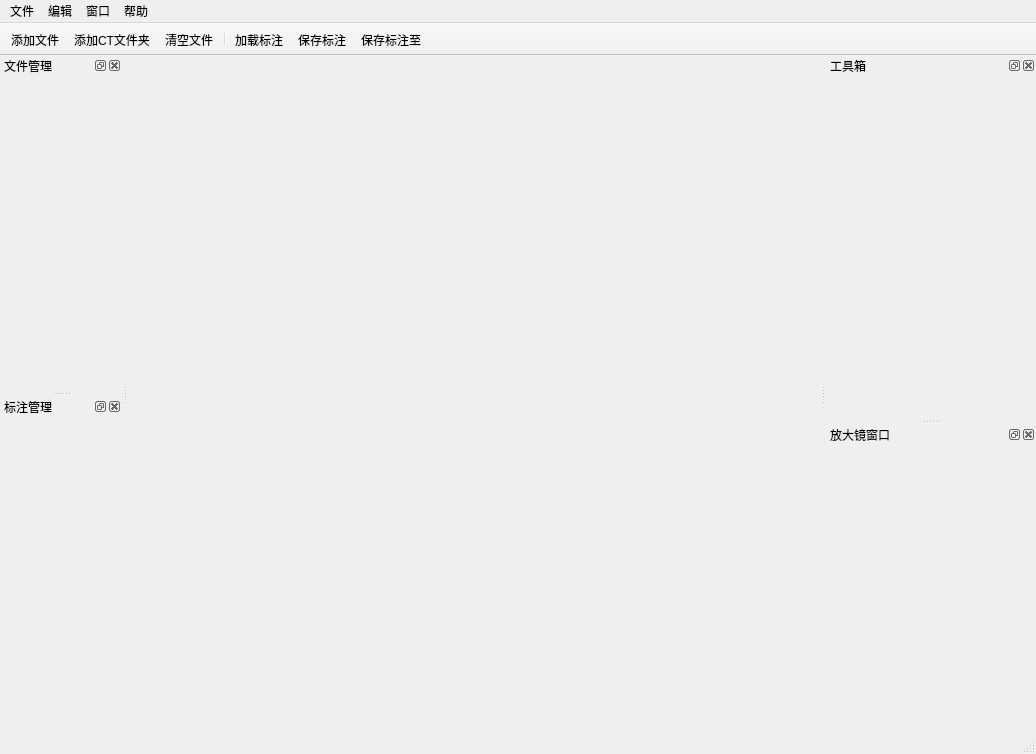
<?xml version="1.0" encoding="UTF-8"?>
<ui version="4.0">
 <class>MainWindow</class>
 <widget class="QMainWindow" name="MainWindow">
  <property name="geometry">
   <rect>
    <x>0</x>
    <y>0</y>
    <width>1036</width>
    <height>754</height>
   </rect>
  </property>
  <property name="mouseTracking">
   <bool>false</bool>
  </property>
  <property name="windowTitle">
   <string>PictureMarker</string>
  </property>
  <property name="windowIcon">
   <iconset>
    <normalon>:/icon/Icon</normalon>
   </iconset>
  </property>
  <property name="autoFillBackground">
   <bool>true</bool>
  </property>
  <widget class="QWidget" name="centralWidget">
   <layout class="QVBoxLayout" name="verticalLayout_5">
    <item>
     <widget class="QWidget" name="rightFrame" native="true">
      <property name="sizePolicy">
       <sizepolicy hsizetype="Expanding" vsizetype="Preferred">
        <horstretch>0</horstretch>
        <verstretch>0</verstretch>
       </sizepolicy>
      </property>
      <property name="minimumSize">
       <size>
        <width>0</width>
        <height>0</height>
       </size>
      </property>
      <property name="mouseTracking">
       <bool>false</bool>
      </property>
      <layout class="QVBoxLayout" name="verticalLayout_2"/>
     </widget>
    </item>
   </layout>
  </widget>
  <widget class="QMenuBar" name="menuBar">
   <property name="geometry">
    <rect>
     <x>0</x>
     <y>0</y>
     <width>1036</width>
     <height>26</height>
    </rect>
   </property>
   <widget class="QMenu" name="fileMenu">
    <property name="title">
     <string>文件</string>
    </property>
    <addaction name="action_AddFiles"/>
    <addaction name="action_AddFileFolder"/>
    <addaction name="action_ClearFiles"/>
    <addaction name="separator"/>
    <addaction name="action_AddMarker"/>
    <addaction name="action_Save"/>
    <addaction name="action_SaveTo"/>
    <addaction name="separator"/>
   </widget>
   <widget class="QMenu" name="editMenu">
    <property name="title">
     <string>编辑</string>
    </property>
    <addaction name="action_Undo"/>
    <addaction name="action_Redo"/>
   </widget>
   <widget class="QMenu" name="windowMenu">
    <property name="title">
     <string>窗口</string>
    </property>
    <addaction name="action_FileWindow"/>
    <addaction name="action_MarkerWindow"/>
    <addaction name="action_ToolWindow"/>
    <addaction name="action_LensWindow"/>
   </widget>
   <widget class="QMenu" name="helpMenu">
    <property name="title">
     <string>帮助</string>
    </property>
    <addaction name="action_Author"/>
   </widget>
   <addaction name="fileMenu"/>
   <addaction name="editMenu"/>
   <addaction name="windowMenu"/>
   <addaction name="helpMenu"/>
  </widget>
  <widget class="QStatusBar" name="statusBar">
   <property name="enabled">
    <bool>true</bool>
   </property>
  </widget>
  <widget class="QToolBar" name="toolBar">
   <property name="minimumSize">
    <size>
     <width>0</width>
     <height>0</height>
    </size>
   </property>
   <property name="windowTitle">
    <string>toolBar</string>
   </property>
   <property name="movable">
    <bool>false</bool>
   </property>
   <property name="iconSize">
    <size>
     <width>60</width>
     <height>40</height>
    </size>
   </property>
   <property name="floatable">
    <bool>false</bool>
   </property>
   <attribute name="toolBarArea">
    <enum>TopToolBarArea</enum>
   </attribute>
   <attribute name="toolBarBreak">
    <bool>false</bool>
   </attribute>
   <addaction name="action_AddFiles"/>
   <addaction name="action_AddFileFolder"/>
   <addaction name="action_ClearFiles"/>
   <addaction name="separator"/>
   <addaction name="action_AddMarker"/>
   <addaction name="action_Save"/>
   <addaction name="action_SaveTo"/>
  </widget>
  <widget class="QDockWidget" name="toolDockWidget">
   <property name="minimumSize">
    <size>
     <width>210</width>
     <height>248</height>
    </size>
   </property>
   <property name="windowTitle">
    <string>工具箱</string>
   </property>
   <attribute name="dockWidgetArea">
    <number>2</number>
   </attribute>
   <widget class="QWidget" name="toolDock">
    <layout class="QVBoxLayout" name="verticalLayout_3">
     <item>
      <widget class="ToolManager" name="toolBox" native="true">
       <property name="minimumSize">
        <size>
         <width>100</width>
         <height>200</height>
        </size>
       </property>
      </widget>
     </item>
    </layout>
   </widget>
  </widget>
  <widget class="QDockWidget" name="lensDockWidget">
   <property name="sizePolicy">
    <sizepolicy hsizetype="Preferred" vsizetype="Expanding">
     <horstretch>0</horstretch>
     <verstretch>0</verstretch>
    </sizepolicy>
   </property>
   <property name="minimumSize">
    <size>
     <width>210</width>
     <height>210</height>
    </size>
   </property>
   <property name="windowTitle">
    <string>放大镜窗口</string>
   </property>
   <attribute name="dockWidgetArea">
    <number>2</number>
   </attribute>
   <widget class="QWidget" name="lensDock">
    <layout class="QVBoxLayout" name="verticalLayout_4">
     <item>
      <widget class="QLabel" name="lensLabel">
       <property name="minimumSize">
        <size>
         <width>0</width>
         <height>0</height>
        </size>
       </property>
       <property name="text">
        <string/>
       </property>
      </widget>
     </item>
    </layout>
   </widget>
  </widget>
  <widget class="QDockWidget" name="FileDockWidget">
   <property name="sizePolicy">
    <sizepolicy hsizetype="Minimum" vsizetype="Preferred">
     <horstretch>0</horstretch>
     <verstretch>0</verstretch>
    </sizepolicy>
   </property>
   <property name="windowTitle">
    <string>文件管理</string>
   </property>
   <attribute name="dockWidgetArea">
    <number>1</number>
   </attribute>
   <widget class="QWidget" name="fileDock">
    <layout class="QVBoxLayout" name="verticalLayout_6">
     <item>
      <widget class="FileManager" name="fileBox" native="true">
       <property name="minimumSize">
        <size>
         <width>100</width>
         <height>200</height>
        </size>
       </property>
      </widget>
     </item>
    </layout>
   </widget>
  </widget>
  <widget class="QDockWidget" name="MarkerDockWidget">
   <property name="windowTitle">
    <string>标注管理</string>
   </property>
   <attribute name="dockWidgetArea">
    <number>1</number>
   </attribute>
   <widget class="QWidget" name="markerDock">
    <layout class="QVBoxLayout" name="verticalLayout_7">
     <item>
      <widget class="MarkerManager" name="markerBox" native="true">
       <property name="minimumSize">
        <size>
         <width>100</width>
         <height>200</height>
        </size>
       </property>
      </widget>
     </item>
    </layout>
   </widget>
  </widget>
  <action name="action_AddFiles">
   <property name="checkable">
    <bool>false</bool>
   </property>
   <property name="icon">
    <iconset resource="rsc.qrc">
     <normaloff>:/icon/File</normaloff>:/icon/File</iconset>
   </property>
   <property name="text">
    <string>  添加文件...</string>
   </property>
   <property name="toolTip">
    <string>选择单数/复数文件进行添加</string>
   </property>
   <property name="statusTip">
    <string>选择单数/复数文件进行添加</string>
   </property>
   <property name="shortcut">
    <string>Ctrl+A</string>
   </property>
  </action>
  <action name="action_AddFileFolder">
   <property name="icon">
    <iconset resource="rsc.qrc">
     <normaloff>:/icon/Folder</normaloff>:/icon/Folder</iconset>
   </property>
   <property name="text">
    <string>  添加CT文件夹</string>
   </property>
   <property name="toolTip">
    <string>添加文件夹下所有CT图片</string>
   </property>
   <property name="statusTip">
    <string>添加文件夹下所有CT图片</string>
   </property>
   <property name="shortcut">
    <string>Ctrl+Shift+A</string>
   </property>
  </action>
  <action name="action_ClearFiles">
   <property name="icon">
    <iconset resource="rsc.qrc">
     <normaloff>:/icon/Clear</normaloff>:/icon/Clear</iconset>
   </property>
   <property name="text">
    <string>  清空文件</string>
   </property>
   <property name="toolTip">
    <string>清空所有已添加的文件</string>
   </property>
   <property name="statusTip">
    <string>清空所有已添加的文件</string>
   </property>
   <property name="shortcut">
    <string>Ctrl+Shift+C</string>
   </property>
  </action>
  <action name="action_Undo">
   <property name="icon">
    <iconset resource="rsc.qrc">
     <normaloff>:/icon/Undo</normaloff>:/icon/Undo</iconset>
   </property>
   <property name="text">
    <string>  撤销上一步</string>
   </property>
   <property name="toolTip">
    <string>返回至上一步的操作</string>
   </property>
   <property name="statusTip">
    <string>返回至上一步的操作</string>
   </property>
   <property name="shortcut">
    <string>Ctrl+Z</string>
   </property>
  </action>
  <action name="action_Redo">
   <property name="icon">
    <iconset resource="rsc.qrc">
     <normaloff>:/icon/Redo</normaloff>:/icon/Redo</iconset>
   </property>
   <property name="text">
    <string>  恢复下一步</string>
   </property>
   <property name="toolTip">
    <string>恢复下一步的操作</string>
   </property>
   <property name="statusTip">
    <string>恢复下一步的操作</string>
   </property>
   <property name="shortcut">
    <string>Ctrl+Y</string>
   </property>
  </action>
  <action name="action_Save">
   <property name="icon">
    <iconset resource="rsc.qrc">
     <normaloff>:/icon/Save</normaloff>:/icon/Save</iconset>
   </property>
   <property name="text">
    <string>  保存标注</string>
   </property>
   <property name="statusTip">
    <string>保存标注到现在打开的标注文件</string>
   </property>
   <property name="shortcut">
    <string>Ctrl+S</string>
   </property>
  </action>
  <action name="action_SaveTo">
   <property name="icon">
    <iconset resource="rsc.qrc">
     <normaloff>:/icon/Saveto</normaloff>:/icon/Saveto</iconset>
   </property>
   <property name="text">
    <string>  保存标注至...</string>
   </property>
   <property name="toolTip">
    <string>保存标注至...</string>
   </property>
   <property name="statusTip">
    <string>保存标注至...</string>
   </property>
   <property name="shortcut">
    <string>Ctrl+Shift+S</string>
   </property>
  </action>
  <action name="action_AddMarker">
   <property name="icon">
    <iconset resource="rsc.qrc">
     <normaloff>:/icon/Marker</normaloff>:/icon/Marker</iconset>
   </property>
   <property name="text">
    <string>  加载标注...</string>
   </property>
   <property name="statusTip">
    <string>加载标注</string>
   </property>
   <property name="shortcut">
    <string>Ctrl+L</string>
   </property>
  </action>
  <action name="action_FileWindow">
   <property name="checkable">
    <bool>true</bool>
   </property>
   <property name="checked">
    <bool>true</bool>
   </property>
   <property name="text">
    <string>  文件窗口</string>
   </property>
  </action>
  <action name="action_MarkerWindow">
   <property name="checkable">
    <bool>true</bool>
   </property>
   <property name="checked">
    <bool>true</bool>
   </property>
   <property name="text">
    <string>  标注窗口</string>
   </property>
  </action>
  <action name="action_ToolWindow">
   <property name="checkable">
    <bool>true</bool>
   </property>
   <property name="checked">
    <bool>true</bool>
   </property>
   <property name="text">
    <string>  工具箱窗口</string>
   </property>
  </action>
  <action name="action_LensWindow">
   <property name="checkable">
    <bool>true</bool>
   </property>
   <property name="checked">
    <bool>true</bool>
   </property>
   <property name="text">
    <string>  放大镜窗口</string>
   </property>
  </action>
  <action name="action_Author">
   <property name="text">
    <string>  作者信息</string>
   </property>
  </action>
 </widget>
 <layoutdefault spacing="6" margin="11"/>
 <customwidgets>
  <customwidget>
   <class>FileManager</class>
   <extends>QWidget</extends>
   <header location="global">filemanager.h</header>
   <container>1</container>
  </customwidget>
  <customwidget>
   <class>ToolManager</class>
   <extends>QWidget</extends>
   <header location="global">toolmanager.h</header>
   <container>1</container>
  </customwidget>
  <customwidget>
   <class>MarkerManager</class>
   <extends>QWidget</extends>
   <header location="global">markermanager.h</header>
   <container>1</container>
  </customwidget>
 </customwidgets>
 <resources>
  <include location="rsc.qrc"/>
 </resources>
 <connections/>
</ui>
